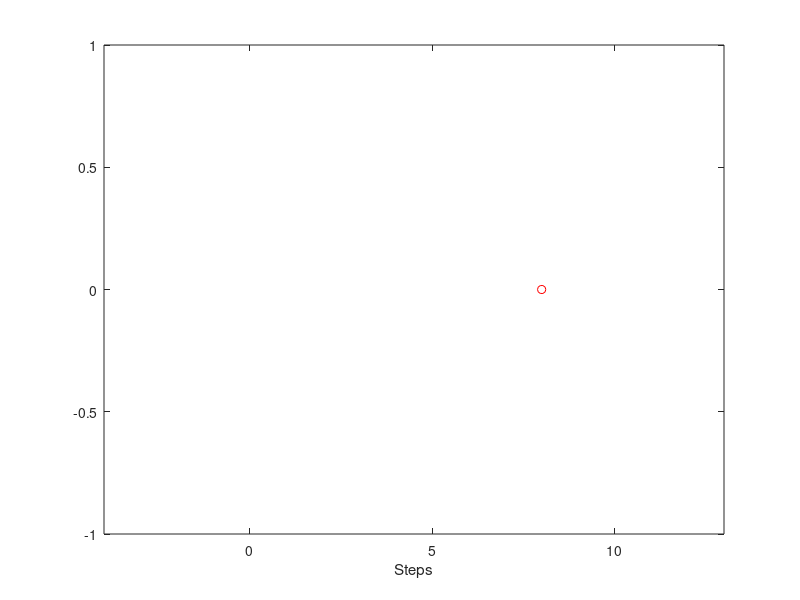

Write the MATLAB code that produced this figure.
%Script by Ron Dias for Engg 10
%Question #5
%% Clear Previous Data such as variables and command window
clear;clc;
%% Sets Variable
x0=0; 
nsteps=100; 
%% initialize
t=[0:nsteps]; % alternative to linspace when deltat is
% specified instead of Nt
Nt=length(t);
x=zeros(1, Nt);
x(1)=x0;
%% calculate the motion
for istep=2:Nt
    r=rand();
    if (r<=.5)
        x(istep)=x(istep-1)+1;
    else 
        x(istep)=x(istep-1)-1;
    end
end
%% plot the motion
xmax=max(x);
xmin=min(x);
for istep=1:Nt
plot(x(istep), 0, 'ro');
axis([xmin, xmax, -1, 1]);
xlabel('Steps')
pause(.2);
drawnow
end